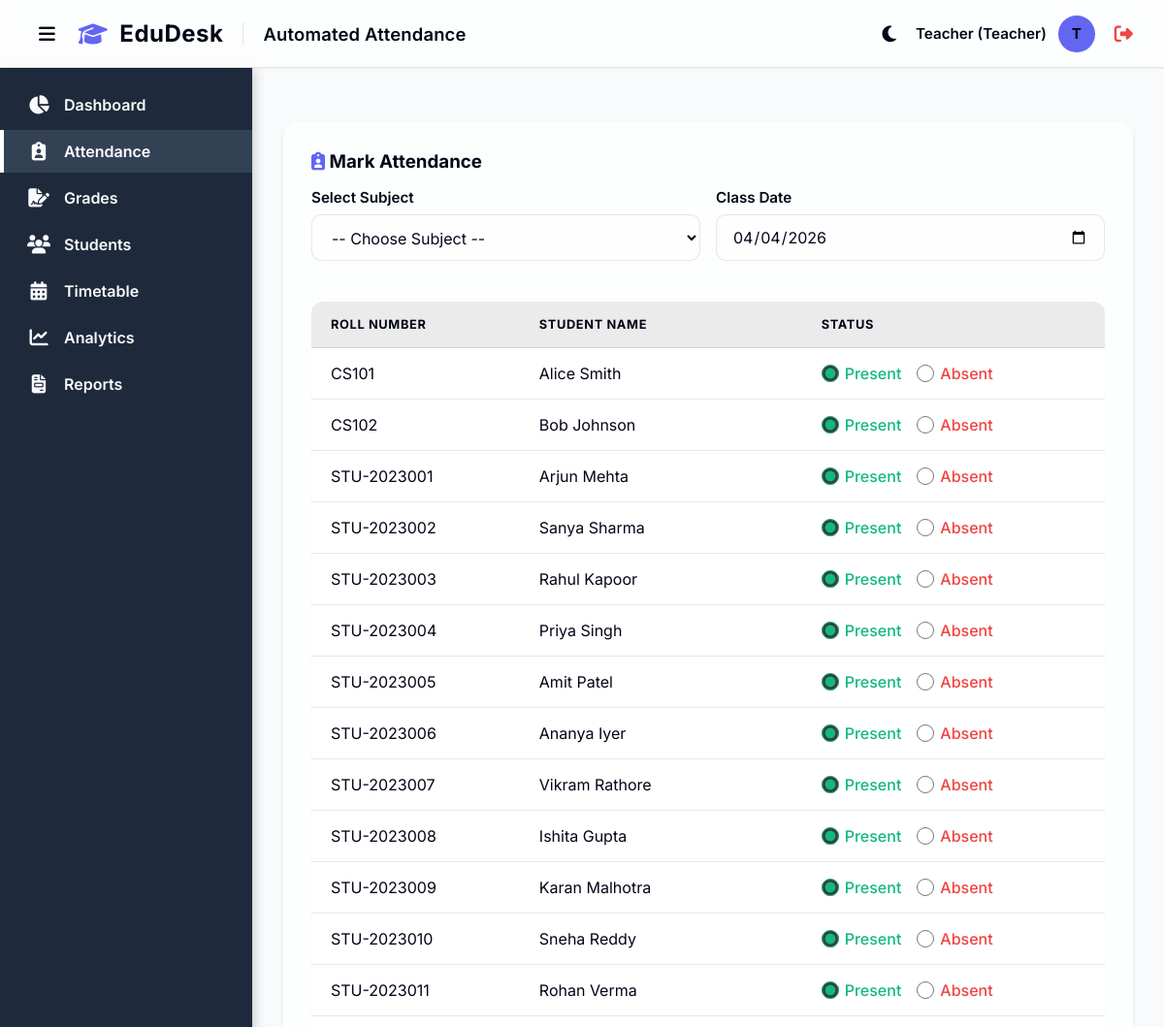
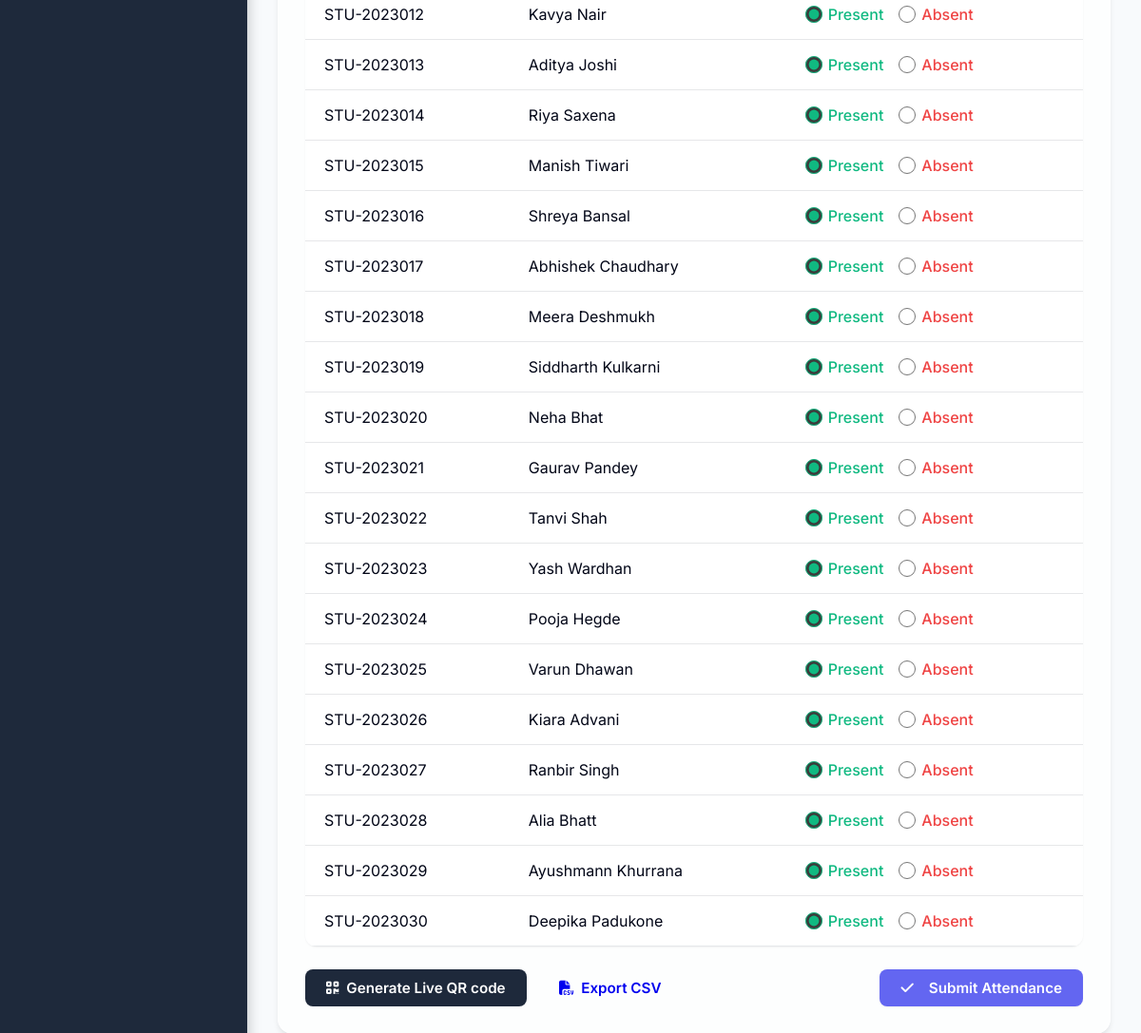
The app's page /attendance (signed in) with its own data (2 pictures, top to bottom).
### models.py (models this page shows)
class User(UserMixin, db.Model):
    id = db.Column(db.Integer, primary_key=True)
    name = db.Column(db.String(100), nullable=False)
    email = db.Column(db.String(120), unique=True, nullable=False)
    password_hash = db.Column(db.String(256), nullable=False)
    role = db.Column(db.String(20), nullable=False, default='Teacher') # 'Admin' or 'Teacher'
    subject_id = db.Column(db.Integer, db.ForeignKey('subject.id'), nullable=True)
    subject = db.relationship('Subject', foreign_keys=[subject_id], backref='users_as_teachers')

class Student(db.Model):
    id = db.Column(db.Integer, primary_key=True)
    roll_number = db.Column(db.String(20), unique=True, nullable=False)
    name = db.Column(db.String(100), nullable=False)
    email = db.Column(db.String(120), unique=True, nullable=True)
    phone = db.Column(db.String(20), nullable=True)
    department = db.Column(db.String(50), nullable=True)
    semester = db.Column(db.Integer, nullable=True)
    batch = db.Column(db.String(50), nullable=True)
    teacher_id = db.Column(db.Integer, db.ForeignKey('user.id'), nullable=True)
    teacher = db.relationship('User', backref='students')
    attendances = db.relationship('Attendance', backref='student', lazy=True)
    grades = db.relationship('Grade', backref='student', lazy=True)

### app.py (the view, shortened to what this page needs)
@app.route('/attendance', methods=['GET', 'POST'])
@login_required
def attendance():
    subjects = Subject.query.all()
    if current_user.role == 'Admin':
        students = Student.query.all()
    else:
        students = Student.query.filter_by(teacher_id=current_user.id).all()
    return render_template('attendance.html', subjects=subjects, students=students, today=datetime.utcnow().date())

### app.py (called while the page is built)
@login_manager.user_loader
def load_user(user_id):
    return User.query.get(int(user_id))

### templates/attendance.html (shortened to what this page needs)
{% extends 'base.html' %}
{% block page_title %}Automated Attendance{% endblock %}
{% block content %}
<div class="card" style="margin-bottom: 24px;">
    <h3><i class="fa-solid fa-clipboard-user" style="color: var(--primary-color);"></i> Mark Attendance</h3>
    <form method="POST" action="{{ url_for('attendance') }}">
        <div style="display: grid; grid-template-columns: 1fr 1fr; gap: 16px; margin-bottom: 24px; margin-top: 16px;">
            <div class="form-group">
                <label for="subject_id">Select Subject</label>
                <select name="subject_id" id="subject_id" class="form-control" required>
                    <option value="">-- Choose Subject --</option>
                </select>
            </div>
            <div class="form-group">
                <label for="date">Class Date</label>
                <input type="date" name="date" id="date" class="form-control" value="{{ today }}" required>
            </div>
        </div>
        <table class="styled-table">
            <thead>
                <tr>
                    <th>Roll Number</th>
                    <th>Student Name</th>
                    <th>Status</th>
                </tr>
            </thead>
            <tbody>
                {% for student in students %}
                <tr>
                    <td>{{ student.roll_number }}</td>
                    <td>{{ student.name }}</td>
                    <td>
                        <div style="display: flex; gap: 16px; align-items: center;">
                            <label style="cursor: pointer; display: flex; align-items: center; gap: 6px;">
                                <input type="radio" name="status_{{ student.id }}" value="Present" checked style="accent-color: #10B981; width: 18px; height: 18px;">
                                <span style="font-weight: 500; color: #10B981;">Present</span>
                            </label>
                            <label style="cursor: pointer; display: flex; align-items: center; gap: 6px;">
                                <input type="radio" name="status_{{ student.id }}" value="Absent" style="accent-color: #ef4444; width: 18px; height: 18px;">
                                <span style="font-weight: 500; color: #ef4444;">Absent</span>
                            </label>
                        </div>
                    </td>
                </tr>
                {% endfor %}
            </tbody>
        </table>
        <div style="margin-top: 24px; display: flex; justify-content: space-between; align-items: center;">
            <div>
                <button type="button" id="generateBtn" class="btn btn-secondary" style="background-color: var(--sidebar-bg); color: #fff;">
                    <i class="fa-solid fa-qrcode"></i> Generate Live QR code
                </button>
                <a href="{{ url_for('export_attendance') }}" class="btn btn-secondary" style="margin-left: 8px;">
                    <i class="fa-solid fa-file-csv"></i> Export CSV
                </a>
            </div>
            <button type="submit" class="btn btn-primary"><i class="fa-solid fa-check" style="margin-right: 8px;"></i> Submit Attendance</button>
        </div>
    </form>
</div>
{% endblock %}

### templates/base.html (shortened to what this page needs)
<!DOCTYPE html>
<html lang="en">
<head>
    <link rel="stylesheet" href="https://cdnjs.cloudflare.com/ajax/libs/font-awesome/6.4.0/css/all.min.css">
    <link rel="stylesheet" href="{{ url_for('static', filename='css/style.css') }}">
</head>
<body>
    <header class="topbar">
        <div style="display: flex; align-items: center; gap: 16px;">
            <button id="sidebarToggle" class="btn btn-theme-toggle" aria-label="Toggle Sidebar"
                style="background: transparent; border: none; color: var(--text-main); font-size: 1.2rem; cursor: pointer; display: flex; align-items: center; padding: 4px 8px;">
                <i class="fa-solid fa-bars"></i>
            </button>
            <div class="brand-header"
                style="display: flex; align-items: center; gap: 12px; font-size: 1.5rem; font-weight: 700; color: var(--text-main); letter-spacing: 0.5px;">
                <i class="fa-solid fa-graduation-cap" style="color: var(--primary-color);"></i>
                <span>EduDesk</span>
            </div>
            <h1 class="page-title" style="margin: 0;">{% block page_title %}Dashboard{% endblock %}</h1>
        </div>
        <div class="user-profile" style="display: flex; align-items: center; gap: 12px;">
            <button id="themeToggle" class="btn btn-theme-toggle" aria-label="Toggle Theme"
                style="background: transparent; border: none; color: var(--text-main); font-size: 1.2rem; cursor: pointer; display: flex; align-items: center; padding: 4px 8px;">
                <i class="fa-solid fa-moon"></i>
            </button>
            <span>{{ current_user.name }} ({{ current_user.role }})</span>
            <div class="avatar">{{ current_user.name[0] | upper if current_user.name else 'U' }}</div>
            <a href="{{ url_for('logout') }}" title="Logout"
                style="color: #ef4444; font-size: 1.2rem; margin-left: 8px;"><i
                    class="fa-solid fa-right-from-bracket"></i></a>
        </div>
    </header>
    <div class="layout-wrapper" style="display: flex; flex: 1;">
        <aside class="sidebar">
            <ul class="nav-links" style="padding-top: 16px;">
                <li class="nav-item">
                    <a href="{{ url_for('dashboard') }}"
                        class="nav-link {% if request.endpoint == 'dashboard' %}active{% endif %}">
                        <i class="fa-solid fa-chart-pie"></i>
                        <span>Dashboard</span>
                    </a>
                </li>
                <li class="nav-item">
                    <a href="{{ url_for('attendance') }}"
                        class="nav-link {% if request.endpoint == 'attendance' %}active{% endif %}">
                        <i class="fa-solid fa-clipboard-user"></i>
                        <span>Attendance</span>
                    </a>
                </li>
                <li class="nav-item">
                    <a href="{{ url_for('grades') }}"
                        class="nav-link {% if request.endpoint == 'grades' %}active{% endif %}">
                        <i class="fa-solid fa-file-signature"></i>
                        <span>Grades</span>
                    </a>
                </li>
                <li class="nav-item">
                    <a href="{{ url_for('students') }}"
                        class="nav-link {% if request.endpoint == 'students' %}active{% endif %}">
                        <i class="fa-solid fa-users"></i>
                        <span>Students</span>
                    </a>
                </li>
                <li class="nav-item">
                    <a href="{{ url_for('timetable') }}"
                        class="nav-link {% if request.endpoint == 'timetable' %}active{% endif %}">
                        <i class="fa-solid fa-calendar-days"></i>
                        <span>Timetable</span>
                    </a>
                </li>
                <li class="nav-item">
                    <a href="{{ url_for('analytics') }}"
                        class="nav-link {% if request.endpoint == 'analytics' %}active{% endif %}">
                        <i class="fa-solid fa-chart-line"></i>
                        <span>Analytics</span>
                    </a>
                </li>
                <li class="nav-item">
                    <a href="{{ url_for('reports') }}"
                        class="nav-link {% if request.endpoint == 'reports' %}active{% endif %}">
                        <i class="fa-solid fa-file-invoice"></i>
                        <span>Reports</span>
                    </a>
                </li>
            </ul>
        </aside>
        <main class="main-content">
            <div class="content-wrapper">
                {% block content %}
                {% endblock %}
            </div>
        </main>
    </div>
</body>
</html>

### static/css/style.css (style rules this page uses)
:root { --primary-color: #6366f1; --primary-hover: #4f46e5; --secondary-color: #64748b; --bg-color: #f8fafc; --sidebar-bg: #1e293b; --sidebar-text: #f8fafc; --sidebar-hover: #334155; --sidebar-active-text: #ffffff; --card-bg: rgba(255, 255, 255, 0.7); --card-border: rgba(255, 255, 255, 0.5); --text-main: #020617; --text-muted: #334155; --border-color: rgba(15, 23, 42, 0.1); --shadow-sm: 0 1px 2px rgba(0, 0, 0, 0.05); --shadow-md: 0 4px 6px -1px rgba(0, 0, 0, 0.1); --shadow-lg: 0 10px 15px -3px rgba(0, 0, 0, 0.1); --shadow-float: 0 20px 25px -5px rgba(0, 0, 0, 0.15); --transition: all 0.3s cubic-bezier(0.25, 0.8, 0.25, 1); }
.content-wrapper { animation: pageFadeIn 0.5s ease-out forwards; }
* { margin: 0; padding: 0; box-sizing: border-box; font-family: 'Inter', 'Segoe UI', system-ui, -apple-system, sans-serif; -webkit-font-smoothing: antialiased; -moz-osx-font-smoothing: grayscale; }
body { background-color: var(--bg-color); color: var(--text-main); display: flex; flex-direction: column; min-height: 100vh; }
.sidebar { width: 260px; background-color: var(--sidebar-bg); color: var(--sidebar-text); display: flex; flex-direction: column; box-shadow: 2px 0 12px rgba(0, 0, 0, 0.2); z-index: 10; }
.nav-links { list-style: none; padding: 24px 0; flex: 1; }
.nav-item { margin-bottom: 4px; }
.nav-link { display: flex; align-items: center; padding: 12px 24px; color: var(--sidebar-text); text-decoration: none; font-weight: 600; transition: var(--transition); gap: 14px; border-left: 4px solid transparent; }
.nav-link.active { background-color: var(--sidebar-hover); border-left-color: var(--sidebar-active-text); color: var(--sidebar-active-text); }
.nav-link i { font-size: 1.2rem; width: 24px; text-align: center; }
.main-content { flex: 1; display: flex; flex-direction: column; overflow-y: auto; }
.topbar { height: 70px; background-color: var(--card-bg); backdrop-filter: blur(12px); -webkit-backdrop-filter: blur(12px); display: flex; align-items: center; justify-content: space-between; padding: 0 32px; box-shadow: var(--shadow-sm); border-bottom: 1px solid var(--border-color); z-index: 50; position: sticky; top: 0; }
.page-title { font-size: 1.15rem; font-weight: 600; color: var(--text-main); letter-spacing: 0.2px; }
.user-profile { display: flex; align-items: center; gap: 12px; font-size: 0.95rem; font-weight: 600; color: var(--text-main); }
.avatar { width: 38px; height: 38px; border-radius: 50%; background-color: var(--primary-color); color: dark; display: flex; align-items: center; justify-content: center; font-weight: bold; box-shadow: var(--shadow-sm); }
.content-wrapper { padding: 32px; }
.card { background-color: var(--card-bg); backdrop-filter: blur(12px); -webkit-backdrop-filter: blur(12px); border-radius: 16px; padding: 28px; box-shadow: var(--shadow-md); border: 1px solid var(--card-border); transition: var(--transition); color: var(--text-main); }
div.form-group { margin-bottom: 18px; }
div.form-group label { display: block; margin-bottom: 8px; font-weight: 600; color: var(--text-main); font-size: 0.95rem; }
input.form-control, select.form-control { width: 100%; padding: 12px 16px; border: 1px solid var(--border-color); border-radius: 10px; font-size: 1rem; transition: var(--transition); background-color: rgba(255, 255, 255, 0.4); color: var(--text-main); }
.btn { display: inline-flex; align-items: center; justify-content: center; padding: 10px 22px; border-radius: 8px; font-weight: 600; cursor: pointer; border: none; transition: var(--transition); text-decoration: none; font-size: 0.95rem; gap: 8px; }
.btn-primary { background-color: var(--primary-color); color: #ffffff; box-shadow: var(--shadow-sm); }
table.styled-table { width: 100%; border-collapse: collapse; margin-top: 16px; background-color: rgba(255, 255, 255, 0.2); backdrop-filter: blur(4px); -webkit-backdrop-filter: blur(4px); border-radius: 12px; overflow: hidden; box-shadow: var(--shadow-sm); }
table.styled-table th, table.styled-table td { padding: 16px 20px; text-align: left; border-bottom: 1px solid var(--border-color); color: var(--text-main); }
table.styled-table th { background-color: rgba(3, 3, 3, 0.08); font-weight: 700; color: var(--text-main); text-transform: uppercase; font-size: 0.8rem; letter-spacing: 0.05em; }
table.styled-table tbody tr { transition: background-color 0.2s ease; }

### records on screen
User: name "Teacher", role "Teacher", name "T"
Student: roll_number "CS101", name "Alice Smith"
Student: roll_number "CS102", name "Bob Johnson"
Student: roll_number "STU-2023001", name "Arjun Mehta"
Student: roll_number "STU-2023002", name "Sanya Sharma"
Student: roll_number "STU-2023003", name "Rahul Kapoor"
Student: roll_number "STU-2023004", name "Priya Singh"
Student: roll_number "STU-2023005", name "Amit Patel"
Student: roll_number "STU-2023006", name "Ananya Iyer"
Student: roll_number "STU-2023007", name "Vikram Rathore"
Student: roll_number "STU-2023008", name "Ishita Gupta"
Student: roll_number "STU-2023009", name "Karan Malhotra"
Student: roll_number "STU-2023010", name "Sneha Reddy"
Student: roll_number "STU-2023011", name "Rohan Verma"
Student: roll_number "STU-2023012", name "Kavya Nair"
Student: roll_number "STU-2023013", name "Aditya Joshi"
Student: roll_number "STU-2023014", name "Riya Saxena"
Student: roll_number "STU-2023015", name "Manish Tiwari"
Student: roll_number "STU-2023016", name "Shreya Bansal"
Student: roll_number "STU-2023017", name "Abhishek Chaudhary"
Student: roll_number "STU-2023018", name "Meera Deshmukh"
Student: roll_number "STU-2023019", name "Siddharth Kulkarni"
Student: roll_number "STU-2023020", name "Neha Bhat"
Student: roll_number "STU-2023021", name "Gaurav Pandey"
Student: roll_number "STU-2023022", name "Tanvi Shah"
Student: roll_number "STU-2023023", name "Yash Wardhan"
Student: roll_number "STU-2023024", name "Pooja Hegde"
Student: roll_number "STU-2023025", name "Varun Dhawan"
Student: roll_number "STU-2023026", name "Kiara Advani"
Student: roll_number "STU-2023027", name "Ranbir Singh"
Student: roll_number "STU-2023028", name "Alia Bhatt"
Student: roll_number "STU-2023029", name "Ayushmann Khurrana"
Student: roll_number "STU-2023030", name "Deepika Padukone"
